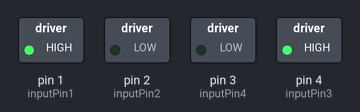
The sketch below on a simulated Arduino Uno, built with avr-gcc and run on an emulated ATmega328P. Parts: switched loads named in the sketch (green lamp = pin HIGH).

Above: at 0.1 s.
Timing chart, 0 to 1.6 s (numbered marks = the images above):
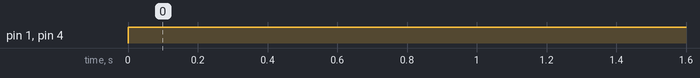

Measured:
- by itself, pin 1 (inputPin1), pin 4 (inputPin3): LOW → HIGH at 0.00 s

The sketch:

sketch_oct23b.ino
```cpp
//Motor A
const int inputPin1  = 1;    // Pin 15 of L293D IC
const int inputPin2  = 2;    // Pin 10 of L293D IC
//Motor B
const int inputPin3  = 4;   // Pin  7 of L293D IC
const int inputPin4  = 3;   // Pin  2 of L293D IC


void setup()
{
    pinMode(inputPin1, OUTPUT);
    pinMode(inputPin2, OUTPUT);
    pinMode(inputPin3, OUTPUT);
    pinMode(inputPin4, OUTPUT);
}

void loop()
{
    digitalWrite(inputPin1, HIGH);
    digitalWrite(inputPin2, LOW);
    digitalWrite(inputPin3, HIGH);
    digitalWrite(inputPin4, LOW);
}
```
